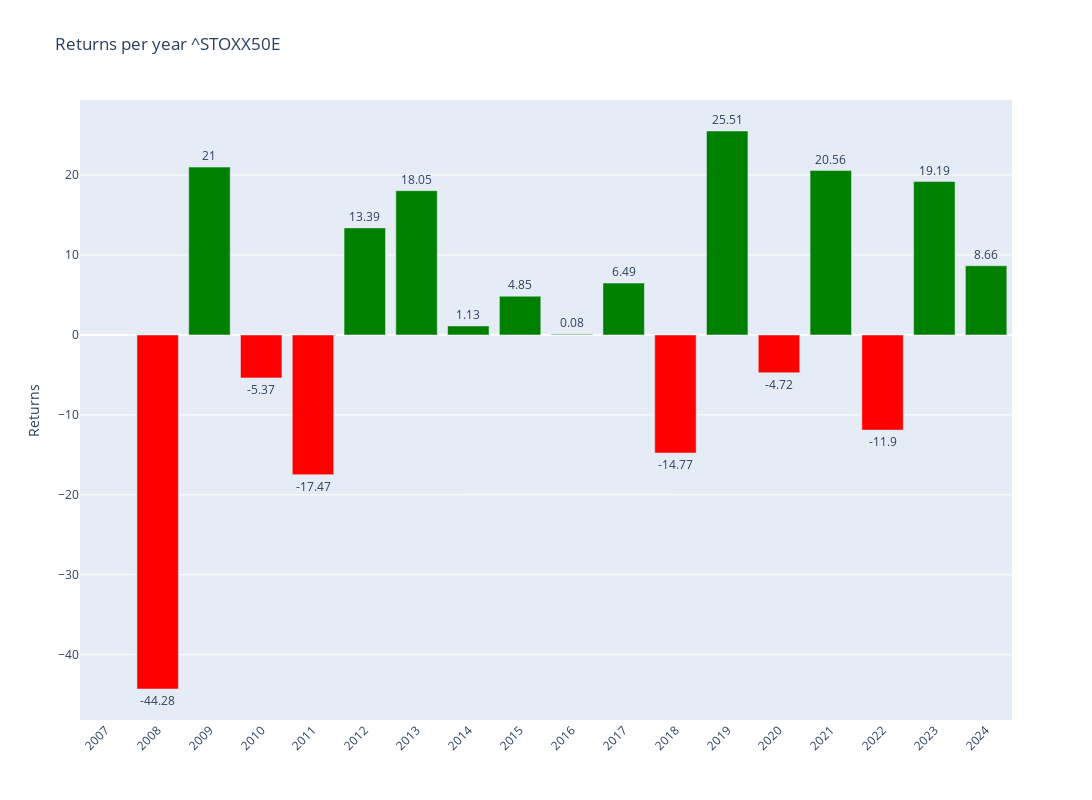

The code cell stored with this chart in its notebook:
### Code cell
# Plotly
fig = make_subplots()

# Add colors
colors = ['green' if x >= 0 else 'red' for x in annual_data['Return']]

# Graph (1,1)
fig.add_trace(go.Bar(y=annual_data['Return'],x=annual_data['Return'].index,text=round(annual_data['Return'],2),textposition='outside',marker_color=colors,hoverinfo='skip'),row=1,col=1)

# Update xaxis properties
fig.update_yaxes(title_text="Returns", row=1, col=1)

fig.update_layout(xaxis=dict(tickvals=annual_data.index,tickangle=-45),height=800, width=1300,title=f"Returns per year {ticker}")

fig.show()

### Figure 1 — Plotly figure (JSON) as saved in the notebook; plotly's stock layout.template omitted (floating-point values rounded to 4 significant figures)
{"data": [{"hoverinfo": "skip", "marker": {"color": ["red", "red", "green", "red", "red", "green", "green", "green", "green", "green", "green", "red", "green", "red", "green", "red", "green", "green"]}, "text": [null, -44.28, 21, -5.37, -17.47, 13.39, 18.05, 1.13, 4.85, 0.08, 6.49, -14.77, 25.51, -4.72, 20.56, -11.9, 19.19, 8.66], "textposition": "outside", "type": "bar", "x": [2007, 2008, 2009, 2010, 2011, 2012, 2013, 2014, 2015, 2016, 2017, 2018, 2019, 2020, 2021, 2022, 2023, 2024], "xaxis": "x", "y": [null, -44.28, 21.0, -5.367, -17.47, 13.39, 18.05, 1.129, 4.848, 0.07725, 6.487, -14.77, 25.51, -4.719, 20.56, -11.9, 19.19, 8.656], "yaxis": "y"}], "layout": {"height": 800, "title": {"text": "Returns per year ^STOXX50E"}, "width": 1300, "xaxis": {"anchor": "y", "domain": [0, 1], "tickangle": -45, "tickvals": [2007, 2008, 2009, 2010, 2011, 2012, 2013, 2014, 2015, 2016, 2017, 2018, 2019, 2020, 2021, 2022, 2023, 2024]}, "yaxis": {"anchor": "x", "domain": [0, 1], "title": {"text": "Returns"}}}}
